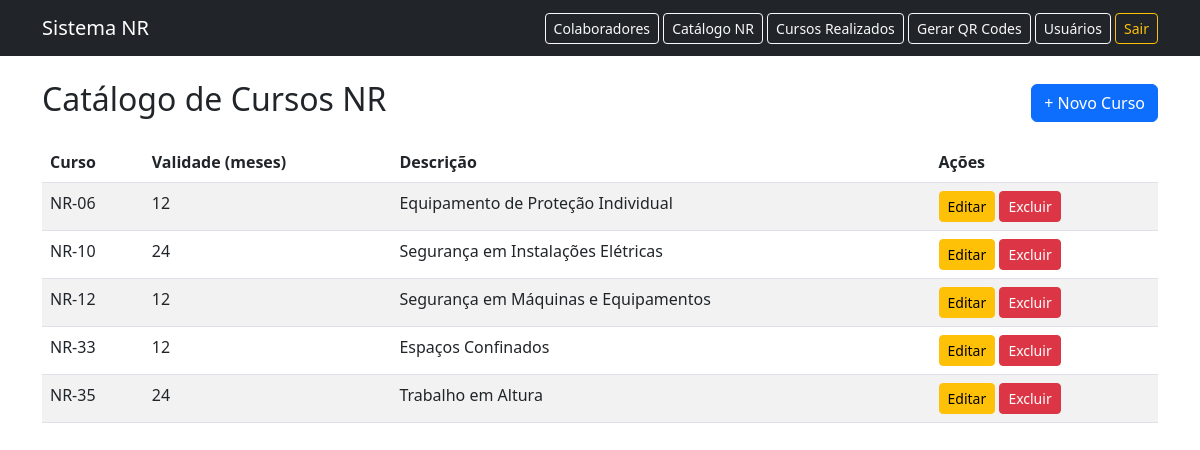
Page /catalogo-nr/ (signed in) on the committed database.
### models.py (models this page shows, shortened)
class CatalogoNR(db.Model):
    __tablename__ = "catalogo_nr"
    id = db.Column(db.Integer, primary_key=True)
    nome_curso = db.Column(db.String(100), nullable=False)   # ex: NR-35
    validade_meses = db.Column(db.Integer, nullable=False)
    descricao = db.Column(db.String(255))

### routes/catalogo_nr.py (the view)
@bp_catalogo.route("/")
@login_required
def listar():
    cursos = CatalogoNR.query.order_by(CatalogoNR.nome_curso).all()
    return render_template("catalogo_nr/listar.html", cursos=cursos)

### app.py (called while the page is built)
@login_manager.user_loader
def load_user(user_id):
    return Usuario.query.get(int(user_id))

@app.before_request
def alerta_vencimento():
    if current_user.is_authenticated:
        session["alertas_nr"] = listar_cursos_criticos(ColaboradorCurso)

### services/validade_service.py (called while the page is built)
def status_curso(curso):
    if not curso.data_vencimento:
        return "INDEFINIDO", None
    hoje = date.today()
    dias_restantes = (curso.data_vencimento - hoje).days
    if dias_restantes < 0:
        return "VENCIDO", dias_restantes
    elif dias_restantes <= 30:
        return "A_VENCER", dias_restantes
    return "VALIDO", dias_restantes

def listar_cursos_criticos(ColaboradorCurso):
    cursos = ColaboradorCurso.query.all()
    criticos = []
    for c in cursos:
        status, dias = status_curso(c)
        if status in ("VENCIDO", "A_VENCER"):
            criticos.append({
                "colaborador": c.colaborador.nome,
                "colaborador_id": c.colaborador_id,
                "curso": c.catalogo.nome_curso,
                "vencimento": c.data_vencimento,
                "status": status,
                "dias_restantes": dias
            })
    criticos.sort(key=lambda x: (
        x["status"] != "VENCIDO", x["dias_restantes"] if x["dias_restantes"] is not None else 9999))
    return criticos

### templates/catalogo_nr/listar.html
{% extends "base.html" %}
{% block content %}
<div class="d-flex justify-content-between align-items-center mb-3">
    <h2>Catálogo de Cursos NR</h2>
    <a href="{{ url_for('catalogo_nr.novo') }}" class="btn btn-primary">+ Novo Curso</a>
</div>
<table class="table table-striped">
    <thead>
        <tr>
            <th>Curso</th>
            <th>Validade (meses)</th>
            <th>Descrição</th>
            <th>Ações</th>
        </tr>
    </thead>
    <tbody>
    {% for c in cursos %}
        <tr>
            <td>{{ c.nome_curso }}</td>
            <td>{{ c.validade_meses }}</td>
            <td>{{ c.descricao }}</td>
            <td>
                <a href="{{ url_for('catalogo_nr.editar', id=c.id) }}" class="btn btn-sm btn-warning">Editar</a>
                <form method="POST" action="{{ url_for('catalogo_nr.excluir', id=c.id) }}" style="display:inline;" onsubmit="return confirm('Confirma exclusão?');">
                    <button type="submit" class="btn btn-sm btn-danger">Excluir</button>
                </form>
            </td>
        </tr>
    {% endfor %}
    </tbody>
</table>
{% endblock %}

### rows in the picture
CatalogoNR: nome_curso "NR-06", validade_meses "12", descricao "Equipamento de Proteção Individual"
CatalogoNR: nome_curso "NR-10", validade_meses "24", descricao "Segurança em Instalações Elétricas"
CatalogoNR: nome_curso "NR-12", validade_meses "12", descricao "Segurança em Máquinas e Equipamentos"
CatalogoNR: nome_curso "NR-33", validade_meses "12", descricao "Espaços Confinados"
CatalogoNR: nome_curso "NR-35", validade_meses "24", descricao "Trabalho em Altura"
